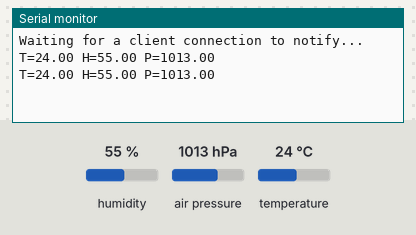
A program run on a simulated Seeed XIAO ESP32-S3. Parts: the last lines printed to the serial monitor. Inputs (shaded band) come from the test bench; at power-on: humidity 55 %, air pressure 1013 hPa, temperature 24 °C. Nothing arrives over Bluetooth unless stated; a phone connects over Bluetooth LE 3 s after start.

Above: at 4.8 s.
4.9 s: humidity set to 22 %
At 5.8 s:
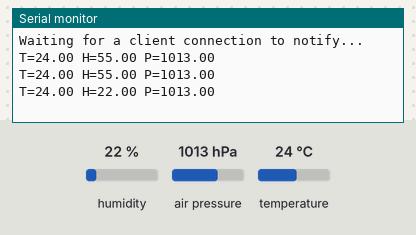
6.5 s: air pressure set to 952 hPa
At 7.8 s:
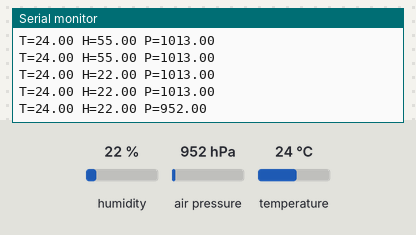
8.1 s: temperature set to 12 °C
At 8.1 s:
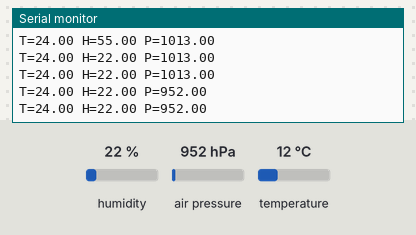

The program:

main.cpp
```cpp
#include <Arduino.h>
#include <Wire.h>
#include <Adafruit_Sensor.h>
#include <Adafruit_BME280.h>
#include <BLEDevice.h>
#include <BLEUtils.h>
#include <BLEServer.h>
#include <BLE2902.h>

#define SERVICE_UUID        "bbea1724-2b74-49d5-b43b-8ab452184add"
#define CHARACTERISTIC_UUID "7d1f2724-ca58-4b58-87c9-7d0a0bccac41"

Adafruit_BME280 bme;
BLEServer* pServer = nullptr;
BLECharacteristic* pCharacteristic = nullptr;
bool deviceConnected = false;

class MyServerCallbacks: public BLEServerCallbacks {
    void onConnect(BLEServer* pServer) {
      deviceConnected = true;
    }

    void onDisconnect(BLEServer* pServer) {
      deviceConnected = false;
    }
};

void setup() {
  Serial.begin(115200);
  if (!bme.begin()) {
    Serial.println("Could not find a valid BME280 sensor, check wiring!");
    while (1);
  }

  BLEDevice::init("BME280_Weather_Station");
  pServer = BLEDevice::createServer();
  pServer->setCallbacks(new MyServerCallbacks());
  BLEService *pService = pServer->createService(SERVICE_UUID);
  pCharacteristic = pService->createCharacteristic(
                      CHARACTERISTIC_UUID,
                      BLECharacteristic::PROPERTY_READ |
                      BLECharacteristic::PROPERTY_NOTIFY
                    );
  pCharacteristic->addDescriptor(new BLE2902());
  pService->start();
  BLEAdvertising *pAdvertising = BLEDevice::getAdvertising();
  pAdvertising->addServiceUUID(SERVICE_UUID);
  pAdvertising->setScanResponse(true);
  pAdvertising->setMinPreferred(0x06);
  pAdvertising->setMinPreferred(0x12);
  BLEDevice::startAdvertising();
  Serial.println("Waiting for a client connection to notify...");
}

void loop() {
  if (deviceConnected) {
    float temperature = bme.readTemperature();
    float humidity = bme.readHumidity();
    float pressure = bme.readPressure() / 100.0F;

    char buf[40];
    snprintf(buf, sizeof(buf), "T=%.2f H=%.2f P=%.2f", temperature, humidity, pressure);
    pCharacteristic->setValue(buf);
    pCharacteristic->notify();
    Serial.println(buf);
    delay(1000); // Send data every second
  }
}
```

Measured:
- after the input at 4.9 s, the serial monitor: prints a new line after 0.11 s (image 1)
- after the input at 6.5 s, the serial monitor: prints a new line after 0.52 s (image 2)
